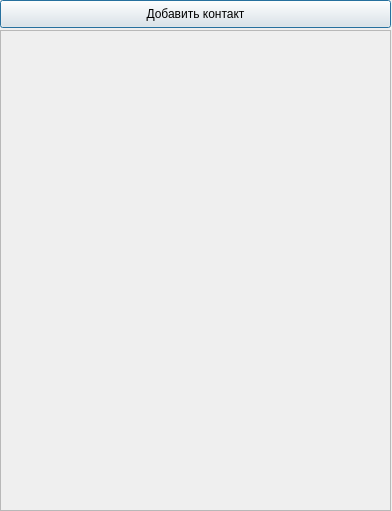
<?xml version="1.0" encoding="UTF-8"?>
<ui version="4.0">
 <class>Dialog</class>
 <widget class="QDialog" name="Dialog">
  <property name="geometry">
   <rect>
    <x>0</x>
    <y>0</y>
    <width>392</width>
    <height>511</height>
   </rect>
  </property>
  <property name="windowTitle">
   <string>Выбор диалога</string>
  </property>
  <widget class="QPushButton" name="add_user">
   <property name="geometry">
    <rect>
     <x>0</x>
     <y>0</y>
     <width>391</width>
     <height>28</height>
    </rect>
   </property>
   <property name="text">
    <string>Добавить контакт</string>
   </property>
  </widget>
  <widget class="QScrollArea" name="scrollArea">
   <property name="geometry">
    <rect>
     <x>0</x>
     <y>30</y>
     <width>391</width>
     <height>481</height>
    </rect>
   </property>
   <property name="widgetResizable">
    <bool>true</bool>
   </property>
   <widget class="QWidget" name="scrollAreaWidgetContents">
    <property name="geometry">
     <rect>
      <x>0</x>
      <y>0</y>
      <width>389</width>
      <height>479</height>
     </rect>
    </property>
   </widget>
  </widget>
 </widget>
 <resources/>
 <connections/>
</ui>
